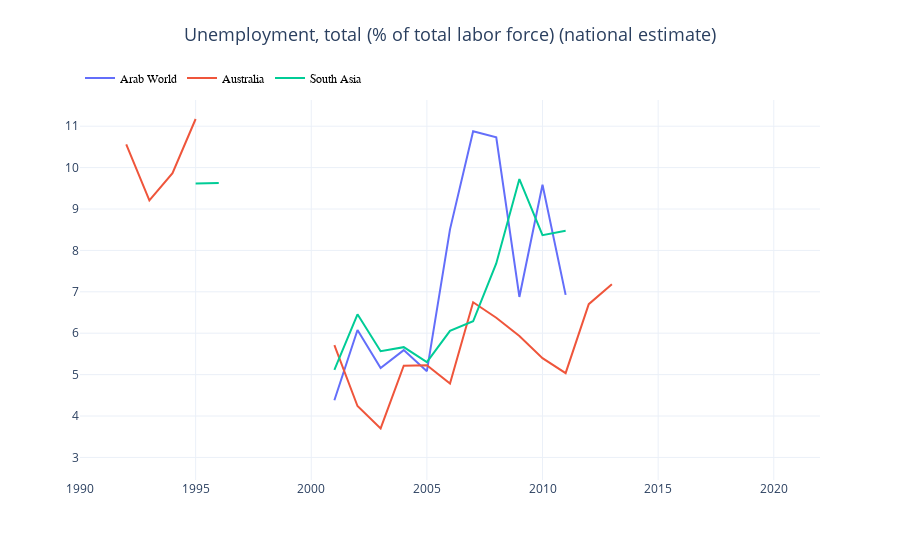
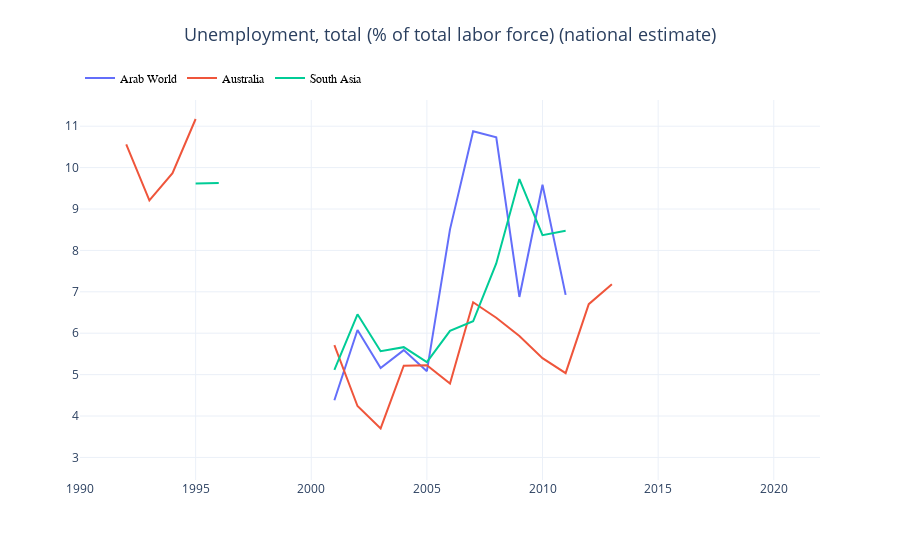

The code cell stored with these charts, in order, in its notebook:
### Markdown cell above
## plotly express with pandas

### Code cell
import plotly.express as px

indicator_code = "SL.UEM.TOTL.NE.ZS"
country_list = ["AUS", "ARB", "SAS"]

def get_data(country_list, indicator_code):
    """fetches data from worldbank by indicator code and country list from 1990 onwards"""
    df = wb.data.DataFrame(indicator_code, country_list, mrv=33)
    df.columns = [col.replace("YR", "") for col in df.columns]
    df.reset_index(inplace=True)
    df = df.melt(id_vars="economy", var_name="Year", value_name="y").sort_values(
        "economy"
    )
    return df


# rename region code to propper region name
country_codes = pd.read_csv("data/country_codes.csv")
country_code_dict = pd.Series(
    country_codes.value.values, index=country_codes.id
).to_dict()


def resolve_country_code(code):
    region = country_code_dict[code]
    return region


def plot(country_list, indicator_code):
    """plots indicator given by indicator coe and country list"""
    df = get_data(country_list, indicator_code)
    indicator_name = wb.series.get(indicator_code)["value"]

    # Create the line plot using Plotly Express
    fig = px.line(
        df.sort_values("Year"),
        x="Year",
        y=df.y,
        color="economy",
        title=indicator_name,
    )

    # Customize the layout
    fig.update_layout(
        xaxis_title="Year",
        yaxis_title="",
        legend_title_text="",
        hovermode="closest",  # Change how the hover information is displayed
        showlegend=True,  # Show legend
        template="plotly_white",  # Set plot template to white background
        title=dict(
            font=dict(size=18),
            x=0.5,
            y=0.92,
            xanchor="center",
            yanchor="top",
        ),
        legend=dict(
            orientation="h",
            xanchor="left",
            yanchor="bottom",
            x=0,
            y=1.02,
            groupclick="toggleitem",
            font=dict(family="Courier", size=12, color="black"),
        ),
        xaxis=dict(
            tickmode="linear",
            dtick=5,  # Show every fifth year
        ),
        modebar_orientation="v",
        modebar_remove=["zoom", "pan", "displaylogo"],
    )

    # Replace region codes with region names in legend labels
    for trace in fig.data:
        trace_name = resolve_country_code(trace.name)
        trace.name = trace_name

    return fig


plot(country_list, indicator_code)

### Figure 1 — Plotly figure (JSON) as saved in the notebook; plotly's stock layout.template omitted (floating-point values rounded to 4 significant figures)
{"data": [{"hovertemplate": "economy=ARB<br>Year=%{x}<br>y=%{y}<extra></extra>", "legendgroup": "ARB", "line": {"color": "#636efa", "dash": "solid"}, "marker": {"symbol": "circle"}, "mode": "lines", "name": "Arab World", "orientation": "v", "showlegend": true, "type": "scatter", "x": ["1990", "1991", "1992", "1993", "1994", "1995", "1996", "1997", "1998", "1999", "2000", "2001", "2002", "2003", "2004", "2005", "2006", "2007", "2008", "2009", "2010", "2011", "2012", "2013", "2014", "2015", "2016", "2017", "2018", "2019", "2020", "2021", "2022"], "xaxis": "x", "y": [null, null, null, null, 9.467, null, null, null, null, null, null, 4.381, 6.078, 5.159, 5.592, 5.083, 8.509, 10.88, 10.73, 6.876, 9.586, 6.926, null, null, 7.883, null, null, null, null, 2.914, null, null, 3.259], "yaxis": "y"}, {"hovertemplate": "economy=AUS<br>Year=%{x}<br>y=%{y}<extra></extra>", "legendgroup": "AUS", "line": {"color": "#EF553B", "dash": "solid"}, "marker": {"symbol": "circle"}, "mode": "lines", "name": "Australia", "orientation": "v", "showlegend": true, "type": "scatter", "x": ["1990", "1991", "1992", "1993", "1994", "1995", "1996", "1997", "1998", "1999", "2000", "2001", "2002", "2003", "2004", "2005", "2006", "2007", "2008", "2009", "2010", "2011", "2012", "2013", "2014", "2015", "2016", "2017", "2018", "2019", "2020", "2021", "2022"], "xaxis": "x", "y": [null, null, 10.56, 9.21, 9.866, 11.17, null, null, null, null, null, 5.711, 4.242, 3.701, 5.214, 5.225, 4.785, 6.747, 6.375, 5.933, 5.399, 5.036, 6.702, 7.183, null, 6.362, null, null, null, null, 3.261, null, 8.078], "yaxis": "y"}, {"hovertemplate": "economy=SAS<br>Year=%{x}<br>y=%{y}<extra></extra>", "legendgroup": "SAS", "line": {"color": "#00cc96", "dash": "solid"}, "marker": {"symbol": "circle"}, "mode": "lines", "name": "South Asia", "orientation": "v", "showlegend": true, "type": "scatter", "x": ["1990", "1991", "1992", "1993", "1994", "1995", "1996", "1997", "1998", "1999", "2000", "2001", "2002", "2003", "2004", "2005", "2006", "2007", "2008", "2009", "2010", "2011", "2012", "2013", "2014", "2015", "2016", "2017", "2018", "2019", "2020", "2021", "2022"], "xaxis": "x", "y": [10.72, null, null, null, null, 9.614, 9.629, null, null, 10.27, null, 5.116, 6.456, 5.565, 5.663, 5.3, 6.055, 6.288, 7.684, 9.724, 8.367, 8.473, null, null, 6.279, null, null, null, null, null, null, null, 4.873], "yaxis": "y"}], "layout": {"hovermode": "closest", "legend": {"font": {"color": "black", "family": "Courier", "size": 12}, "groupclick": "toggleitem", "orientation": "h", "title": {"text": ""}, "tracegroupgap": 0, "x": 0, "xanchor": "left", "y": 1.02, "yanchor": "bottom"}, "showlegend": true, "title": {"font": {"size": 18}, "text": "Unemployment, total (% of total labor force) (national estimate)", "x": 0.5, "xanchor": "center", "y": 0.95, "yanchor": "top"}, "xaxis": {"anchor": "y", "domain": [0, 1], "dtick": 5, "tickmode": "linear", "title": {"text": ""}}, "yaxis": {"anchor": "x", "domain": [0, 1], "title": {"text": ""}}}}

### Figure 2 — Plotly figure (JSON) as saved in the notebook; plotly's stock layout.template omitted (floating-point values rounded to 4 significant figures)
{"data": [{"hovertemplate": "economy=ARB<br>Year=%{x}<br>y=%{y}<extra></extra>", "legendgroup": "ARB", "line": {"color": "#636efa", "dash": "solid"}, "marker": {"symbol": "circle"}, "mode": "lines", "name": "Arab World", "orientation": "v", "showlegend": true, "type": "scatter", "x": ["1990", "1991", "1992", "1993", "1994", "1995", "1996", "1997", "1998", "1999", "2000", "2001", "2002", "2003", "2004", "2005", "2006", "2007", "2008", "2009", "2010", "2011", "2012", "2013", "2014", "2015", "2016", "2017", "2018", "2019", "2020", "2021", "2022"], "xaxis": "x", "y": [null, null, null, null, 9.467, null, null, null, null, null, null, 4.381, 6.078, 5.159, 5.592, 5.083, 8.509, 10.88, 10.73, 6.876, 9.586, 6.926, null, null, 7.883, null, null, null, null, 2.914, null, null, 3.259], "yaxis": "y"}, {"hovertemplate": "economy=AUS<br>Year=%{x}<br>y=%{y}<extra></extra>", "legendgroup": "AUS", "line": {"color": "#EF553B", "dash": "solid"}, "marker": {"symbol": "circle"}, "mode": "lines", "name": "Australia", "orientation": "v", "showlegend": true, "type": "scatter", "x": ["1990", "1991", "1992", "1993", "1994", "1995", "1996", "1997", "1998", "1999", "2000", "2001", "2002", "2003", "2004", "2005", "2006", "2007", "2008", "2009", "2010", "2011", "2012", "2013", "2014", "2015", "2016", "2017", "2018", "2019", "2020", "2021", "2022"], "xaxis": "x", "y": [null, null, 10.56, 9.21, 9.866, 11.17, null, null, null, null, null, 5.711, 4.242, 3.701, 5.214, 5.225, 4.785, 6.747, 6.375, 5.933, 5.399, 5.036, 6.702, 7.183, null, 6.362, null, null, null, null, 3.261, null, 8.078], "yaxis": "y"}, {"hovertemplate": "economy=SAS<br>Year=%{x}<br>y=%{y}<extra></extra>", "legendgroup": "SAS", "line": {"color": "#00cc96", "dash": "solid"}, "marker": {"symbol": "circle"}, "mode": "lines", "name": "South Asia", "orientation": "v", "showlegend": true, "type": "scatter", "x": ["1990", "1991", "1992", "1993", "1994", "1995", "1996", "1997", "1998", "1999", "2000", "2001", "2002", "2003", "2004", "2005", "2006", "2007", "2008", "2009", "2010", "2011", "2012", "2013", "2014", "2015", "2016", "2017", "2018", "2019", "2020", "2021", "2022"], "xaxis": "x", "y": [10.72, null, null, null, null, 9.614, 9.629, null, null, 10.27, null, 5.116, 6.456, 5.565, 5.663, 5.3, 6.055, 6.288, 7.684, 9.724, 8.367, 8.473, null, null, 6.279, null, null, null, null, null, null, null, 4.873], "yaxis": "y"}], "layout": {"hovermode": "closest", "legend": {"font": {"color": "black", "family": "Courier", "size": 12}, "groupclick": "toggleitem", "orientation": "h", "title": {"text": ""}, "tracegroupgap": 0, "x": 0, "xanchor": "left", "y": 1.02, "yanchor": "bottom"}, "showlegend": true, "title": {"font": {"size": 18}, "text": "Unemployment, total (% of total labor force) (national estimate)", "x": 0.5, "xanchor": "center", "y": 0.95, "yanchor": "top"}, "xaxis": {"anchor": "y", "domain": [0, 1], "dtick": 5, "tickmode": "linear", "title": {"text": ""}}, "yaxis": {"anchor": "x", "domain": [0, 1], "title": {"text": ""}}}}
